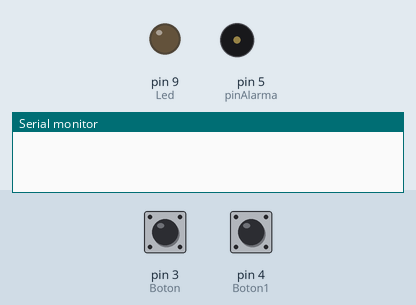
The sketch below on a simulated Arduino Uno, built with avr-gcc and run on an emulated ATmega328P. On the bench: output pins drawn as LEDs (lit = HIGH), buzzer (waves = sounding), the last lines printed to the serial monitor. The inputs (shaded band) are chosen by the test bench; at power-on: pin 3 (Boton) HIGH, pin 4 (Boton1) HIGH.

Above: at 1.2 s.
1.3 s: pin 3 (Boton) pulled LOW for 0.15 s
At 10.24 s:
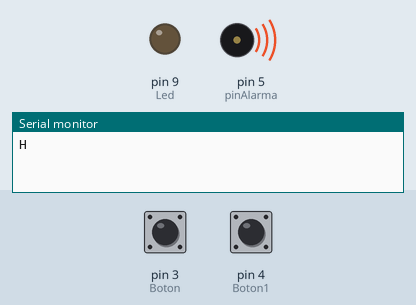
Timing chart, 0 to 10.3 s (numbered marks = the images above; inputs shaded):
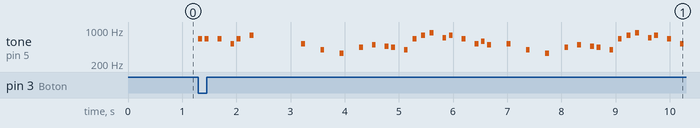

The sketch:

BOTDUINO.ino
```cpp
#include "Musica.h"
const int led1=12; //Declaramos la variable led1.
const int led2=2; //Declaramos la variable led2.
const int LEDPin = 13;        // pin para el LED
const int PIRPin = 7;
int Boton = 3;
int Boton1 = 4;
int Led = 9;
int sensorPin = A0;
int sensorValue;
int pinAlarma = 5;
Musica musica(pinAlarma);
void setup() {
  Serial.begin(9600);
  pinMode(Boton, INPUT_PULLUP);
  pinMode(Boton1, INPUT_PULLUP);
  pinMode(Led, OUTPUT);
}

void loop() {
  if (digitalRead(Boton) == 0) {
    Serial.println("H");
     musica.reproducir();
    delay(500);
  }

  if (digitalRead(Boton1) == 0) {
    Serial.println("P");
    musica.reproducir();
    delay(500);
  }

  if (Serial.available()) {
    sensorValue =  (( 5.0 * analogRead(sensorPin) * 100.0) / 1024.0);
    char Letra = Serial.read();
    if (Letra == 'H') {
      digitalWrite(Led, HIGH);
    }
    else if (Letra == 'L') {
      digitalWrite(Led, LOW);
    }

      if(Letra=='T')Serial.println(String(sensorValue));
        if(Letra=='K')Serial.println(sensorValue);
        if(Letra=='M')
        {
           musica.reproducir();
        }

  }
}
```

Musica.h
```cpp
#define Musica_h

class Musica {
  public:
    Musica(int pin);
    void reproducir();
    void tono();
  private:
    int tonePin = 13;
};
```

Source omitted: Musica.cpp (21698 bytes)

Measured:
- after the input at 1.3 s, tone on pin 5 (pinAlarma): plays 659 Hz for 0.07 s, 659 Hz for 0.07 s, 659 Hz for 0.07 s, 523 Hz for 0.07 s, 659 Hz for 0.07 s, 783 Hz for 0.07 s … (38 notes in this stretch), starting at once
